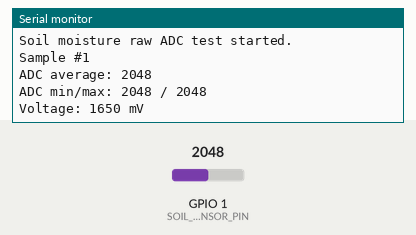
This sketch was run on a simulated ESP32. Shown: the last lines printed to the serial monitor. Inputs (shaded band) come from the test bench; at power-on: GPIO 1 (SOIL_SENSOR_PIN) = 2048 (analog values on the 0–4095 scale).

Above: at 2.2 s.
2.3 s: GPIO 1 (SOIL_SENSOR_PIN) set to 2866
At 3.6 s:
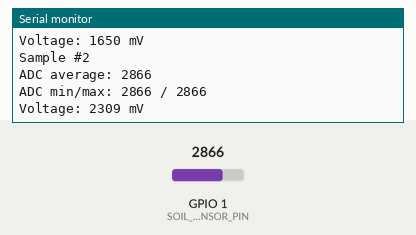
3.8 s: GPIO 1 (SOIL_SENSOR_PIN) set to 3603
At 5.7 s:
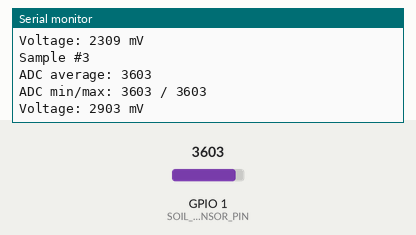
Timing chart, 0 to 7.2 s (numbered marks = the images above; inputs shaded):
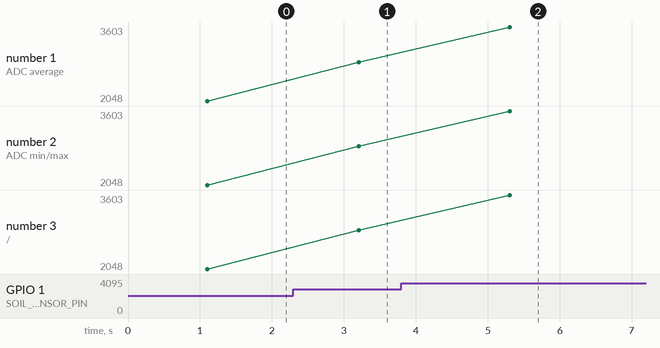

Measured:
- after the input at 2.3 s, the serial monitor: prints a new line after 0.91 s (image 1)
- after the input at 3.8 s, the serial monitor: prints a new line after 1.5 s (image 2)
- plotted number 1: 2048 → 2866 after the input at 2.3 s, 2866 → 3603 after the input at 3.8 s
- plotted number 2: 2048 → 2866 after the input at 2.3 s, 2866 → 3603 after the input at 3.8 s
- plotted number 3: 2048 → 2866 after the input at 2.3 s, 2866 → 3603 after the input at 3.8 s

The sketch:

soil_moisture_raw_test.ino
```cpp
constexpr uint8_t SOIL_SENSOR_PIN = 1;
constexpr uint8_t ADC_RESOLUTION_BITS = 12;
constexpr uint16_t ADC_MAX_VALUE = 4095;
constexpr uint8_t SAMPLE_COUNT = 20;
constexpr unsigned long SAMPLE_DELAY_MS = 5;
constexpr unsigned long OUTPUT_INTERVAL_MS = 2000;
constexpr unsigned long SERIAL_BAUD_RATE = 115200;

struct AdcStatistics {
  uint16_t average;
  uint16_t minimum;
  uint16_t maximum;
  uint32_t millivolts;
};

/**
 * 连续采集土壤传感器 ADC，并计算统计值。
 *
 * @return 本轮 ADC 平均值、最小值、最大值和近似毫伏值。
 */
AdcStatistics sampleSoilSensor() {
  uint32_t total = 0;
  uint16_t minimum = ADC_MAX_VALUE;
  uint16_t maximum = 0;

  for (uint8_t index = 0; index < SAMPLE_COUNT; index++) {
    const uint16_t rawValue = analogRead(SOIL_SENSOR_PIN);
    total += rawValue;
    minimum = min(minimum, rawValue);
    maximum = max(maximum, rawValue);
    delay(SAMPLE_DELAY_MS);
  }

  AdcStatistics statistics;
  statistics.average = total / SAMPLE_COUNT;
  statistics.minimum = minimum;
  statistics.maximum = maximum;
  statistics.millivolts = analogReadMilliVolts(SOIL_SENSOR_PIN);
  return statistics;
}

/**
 * 初始化 USB 串口和 GPIO1 ADC 参数。
 */
void setup() {
  Serial.begin(SERIAL_BAUD_RATE);
  delay(1000);
  analogReadResolution(ADC_RESOLUTION_BITS);
  analogSetPinAttenuation(SOIL_SENSOR_PIN, ADC_11db);
  Serial.println("Soil moisture raw ADC test started.\n");
}

/**
 * 每两秒采集并输出一组 ADC 统计数据。
 */
void loop() {
  static unsigned long sampleCount = 1;
  const AdcStatistics statistics = sampleSoilSensor();

  Serial.printf("Sample #%lu\n", sampleCount);
  Serial.printf("ADC average: %u\n", statistics.average);
  Serial.printf(
    "ADC min/max: %u / %u\n",
    statistics.minimum,
    statistics.maximum
  );
  Serial.printf("Voltage: %lu mV\n\n", statistics.millivolts);

  sampleCount++;
  delay(OUTPUT_INTERVAL_MS);
}
```
